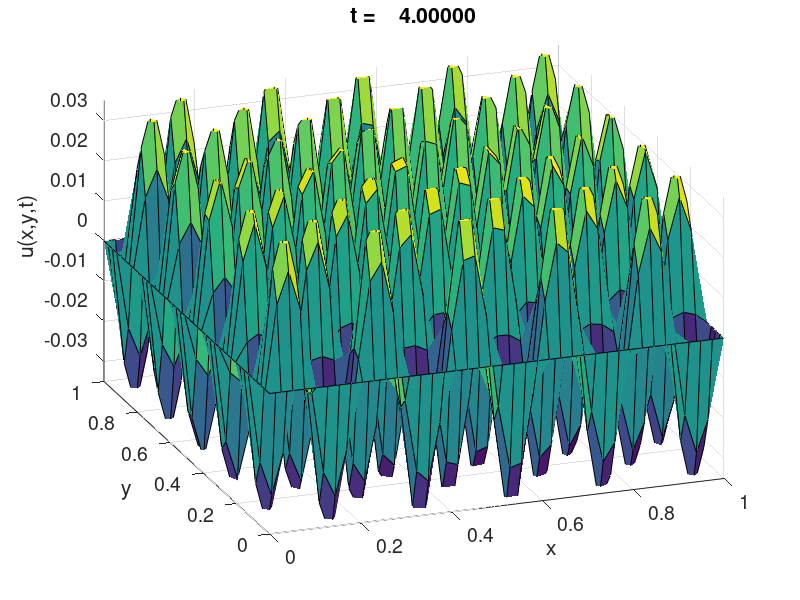

MATLAB code for this plot:

 N = 40;
 x = linspace(0,1,N); y = linspace(0,1,N);
 [X,Y] = meshgrid(x,y);
 nmax = 10;

 t = 0:.05:4;
 for m=1:length(t)
    figure(1), clf
    U = zeros(N,N);
    for j=1:nmax
       for k=1:nmax 
          lamjk = (j^2+k^2)*(pi^2);
          phijk = sin(j*pi*X).*sin(k*pi*Y);
% **** replace the next line with the correct formula ****
          U = .01*t(m)*phijk;
       end
    end
    surf(X,Y,U)
    axis([0 1 0 1 -.035 .035]), caxis([-.035 .035])
    set(gca,'fontsize',14)
    xlabel('x'), ylabel('y'), zlabel('u(x,y,t)')
    title(sprintf('t = %10.5f\n', t(m)))
    view(-20, 30)
    pause(0.1)
 end
